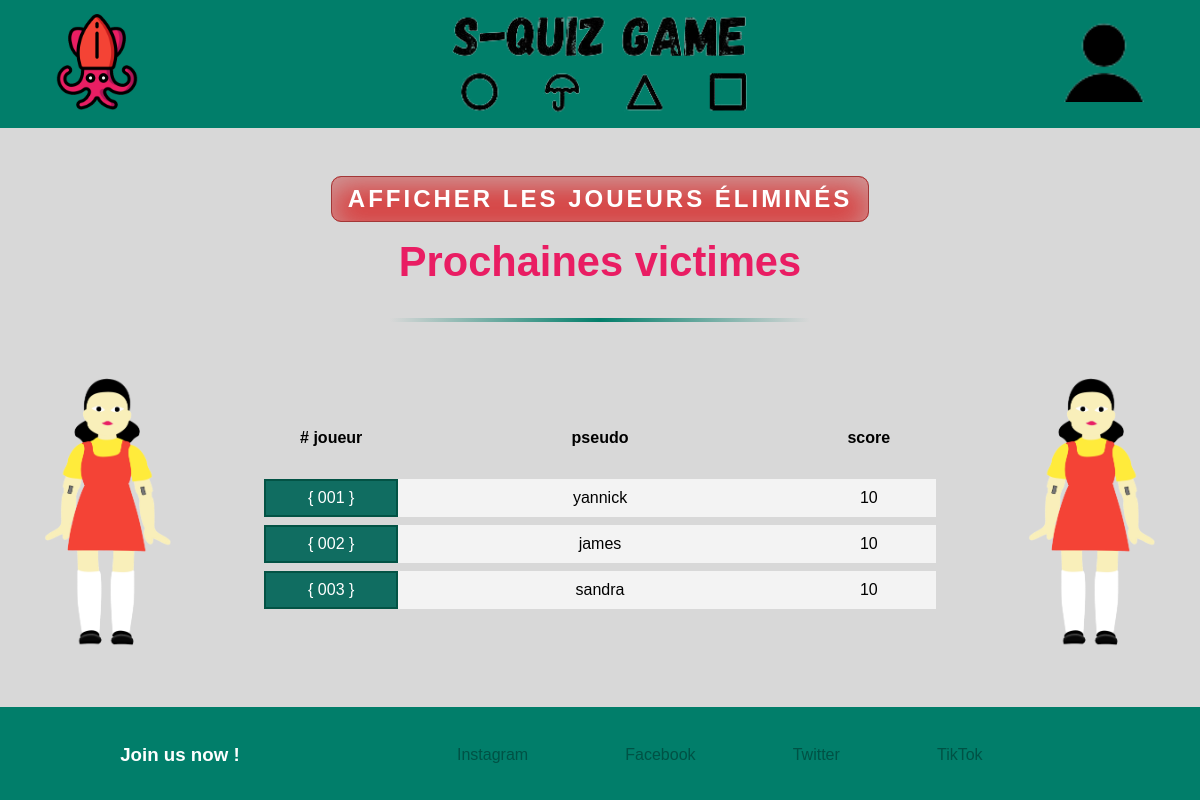
Page /page/leaderboard.php on the committed database.
### tables this page shows
CREATE TABLE utilisateur (
    id INT AUTO_INCREMENT PRIMARY KEY,
    pseudo VARCHAR(100) NOT NULL UNIQUE,
    password VARCHAR(255) NOT NULL,
    score INT DEFAULT 10
);

### models/User.php (called while the page is built, shortened)
<?php
class Utilisateur
{
    public function get_userInfo()
    {
        $newBdd = new ConnexionBdd();
        $bdd = $newBdd->connexion();
        $usersInfoStmt = $bdd->prepare("SELECT utilisateur.id, utilisateur.pseudo, utilisateur.score
        FROM utilisateur
        ORDER BY score ASC;
            ");
        $usersInfoStmt->execute();
        return $usersInfoStmt->fetchAll(PDO::FETCH_ASSOC);
    }
    public function changeNumber($int)
    {
        if ($int < 10) {
            return "00" . $int;
        } elseif ($int < 100) {
            return "0" . $int;
        } else {
            return $int;
        }
    }
}

### page/leaderboard.php (the view, shortened to what this page needs)
<?php
include_once('../models/User.php');
$newUser = new Utilisateur();
$infoUser = $newUser->get_userInfo();
?>
<?php include '../component/header.php'; ?>
<main class="main-james">
    <div class="leaderboard-content-box">
        <?php if (!isset($_GET['eliminated'])): ?>
            <section class="title-james">
                <div class="button-box">
                    <section class="button-leaderboard">
                        <form action="" method="get">
                            <input type="submit" name="eliminated" id="next" class="button-next button-next-red" value="Afficher les joueurs éliminés">
                        </form>
                </div>
            </section>
            <div class="title-james">
                <h1 class="quiz-title">Prochaines victimes</h1>
                <hr class="separator">
            </div>
            <div class="dollsAdd">
                <div class="doll-left">
                    <img src="../asset/img/dollv2.png" />
                </div>
                <section class="leaderboard-tab">
                    <table class="leaderBox">
                        <thead>
                            <tr>
                                <th class="int-tab"># joueur</th>
                                <th class="title-tab">pseudo</th>
                                <th class="int-tab">score</th>
                            </tr>
                        </thead>
                        <tbody>
                            <?php foreach ($infoUser as $value) : ?>
                                <?php if ($value['score'] != 0) : ?>
                                    <tr>
                                        <td class="user-number">{ <?= $newUser->changeNumber($value['id']) ?> }</td>
                                        <td class="user-pseudo"><?= $value['pseudo'] ?></td>
                                        <td class="user-score"><?= $value['score'] ?></td>
                                    </tr>
                                <?php endif; ?>
                            <?php endforeach; ?>
                        </tbody>
                    </table>
                </section>
                <div class="doll-right">
                    <img src="../asset/img/dollv2.png" />
                </div>
            </div>
        <?php endif; ?>
    </div>
</main>
<?php include '../component/footer.php'; ?>

### asset/css/style_header-footer.css (style rules this page uses)
* { margin: 0; padding: 0; box-sizing: border-box; text-decoration: none; list-style: none; }
body { background-color: #d8d8d8; }

### asset/css/style_connexion.css (style rules this page uses)
* { margin: 0; padding: 0; }
body { font-family: Arial, Helvetica, sans-serif; }

### asset/css/style_quiz-jeu.css (style rules this page uses)
* { white-space: normal; }
.main-james { min-height: calc(100vh - 14rem); align-content: center; margin: 0 auto; }
.title-james { width: 100%; text-align: center; word-break: break-word; }
.quiz-title { font-size: 2.6rem; text-align: center; font-weight: 800; }
.quiz-title, .text-pink { color: #e91d63; text-align: center; color: #e91d63; }
.separator { width: 35%; margin: 2rem auto; height: 4px; background: linear-gradient( 90deg, rgba(255, 255, 255, 0) 0%, rgba(1, 126, 106, 1) 50%, rgba(255, 255, 255, 0) 100% ); border: none; }
.button-box { width: 100%; display: flex; justify-content: center; align-items: center; }
.button-box input { letter-spacing: 3px; height: auto; }
.button-next { box-shadow: 0px 9px 30px 0px rgba(201, 201, 201, 0.69) inset; color: white; min-width: 8rem; padding: 0.5rem 1rem; display: flex; justify-content: center; align-items: center; border-radius: 10px; font-weight: bold; text-transform: uppercase; font-size: 1.5rem; cursor: pointer; }
.button-next-red { background-color: #d83e3e; border: 1px solid #a33737; }
.leaderboard-content-box { width: 100%; margin: 3rem auto; display: flex; flex-direction: column; justify-content: space-evenly; align-items: center; gap: 1rem; }
.leaderboard-tab { width: 70%; display: flex; flex-direction: column; align-items: center; text-align: center; }
.leaderBox, .leaderBox tbody { width: 80%; text-align: center; border-collapse: collapse; display: flex; flex-direction: column; }
.leaderBox { gap: 1.5rem; justify-content: space-evenly; }
.leaderBox tbody { width: 100%; gap: 0.5rem; }
.leaderBox thead tr, .leaderBox tbody tr { display: flex; justify-content: center; align-items: center; }
.leaderBox th, .leaderBox td { width: 100%; padding: 0.5rem 0.5rem; }
.user-number { box-sizing: border-box; background-color: #106d61; border: 2px solid #035345; color: white; }
.user-score, .user-pseudo { background-color: rgb(243, 243, 243); border: 2px solid #f3f3f3; }
.int-tab, .user-score, .user-number { flex-shrink: 2; }
.title-tab, .user-pseudo { flex-shrink: 1; }
.dollsAdd { display: flex; flex-direction: row; justify-content: center; align-items: center; }
.doll-left, .doll-right { width: 12%; }
.doll-left img, .doll-right img { width: 100%; }

### rows in the picture
utilisateur: id "001", pseudo "yannick", score "10"
utilisateur: id "002", pseudo "james", score "10"
utilisateur: id "003", pseudo "sandra", score "10"
